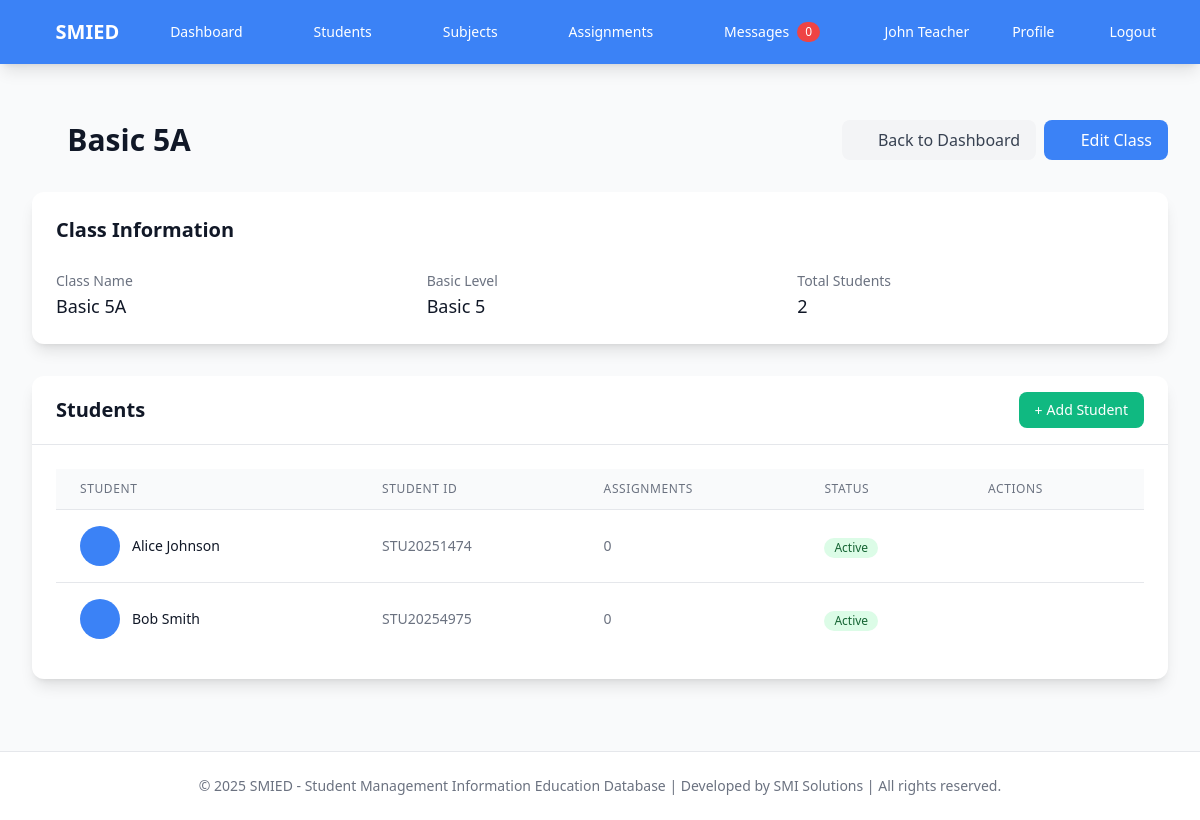
The app's page /teacher/class/1 (signed in) with its own data.
### app.py (models this page shows, shortened)
class User(UserMixin, db.Model):
    id = db.Column(db.Integer, primary_key=True)
    username = db.Column(db.String(80), unique=True, nullable=False)
    email = db.Column(db.String(120), unique=True, nullable=False)
    password_hash = db.Column(db.String(120), nullable=False)
    role = db.Column(db.String(20), nullable=False)  # super_admin, school_admin, teacher, parent
    first_name = db.Column(db.String(50), nullable=False)
    last_name = db.Column(db.String(50), nullable=False)
    profile_picture = db.Column(db.String(200), nullable=True)  # Path to profile picture
    is_active = db.Column(db.Boolean, default=True)  # For teacher activation/deactivation
    school_id = db.Column(db.Integer, db.ForeignKey('school.id'), nullable=True)  # NULL for super_admin
    created_at = db.Column(db.DateTime, default=datetime.utcnow)
    classes = db.relationship('Class', backref='teacher', lazy=True)
    students = db.relationship('Student', backref='parent', lazy=True)
    assignments = db.relationship('Assignment', backref='teacher', lazy=True)
    comments_given = db.relationship('Comment', foreign_keys='Comment.giver_id', backref='giver', lazy=True)
    comments_received = db.relationship('Comment', foreign_keys='Comment.receiver_id', backref='receiver', lazy=True)

class Class(db.Model):
    id = db.Column(db.Integer, primary_key=True)
    name = db.Column(db.String(100), nullable=False)
    grade_level = db.Column(db.String(20), nullable=False)
    teacher_id = db.Column(db.Integer, db.ForeignKey('user.id'), nullable=False)
    school_id = db.Column(db.Integer, db.ForeignKey('school.id'), nullable=False)
    created_at = db.Column(db.DateTime, default=datetime.utcnow)
    students = db.relationship('Student', backref='class_obj', lazy=True)
    subjects = db.relationship('Subject', backref='class_obj', lazy=True)

class Student(db.Model):
    id = db.Column(db.Integer, primary_key=True)
    first_name = db.Column(db.String(50), nullable=False)
    last_name = db.Column(db.String(50), nullable=False)
    student_id = db.Column(db.String(20), unique=True, nullable=False)
    class_id = db.Column(db.Integer, db.ForeignKey('class.id'), nullable=False)
    parent_id = db.Column(db.Integer, db.ForeignKey('user.id'), nullable=True)
    school_id = db.Column(db.Integer, db.ForeignKey('school.id'), nullable=False)
    date_of_birth = db.Column(db.Date)
    created_at = db.Column(db.DateTime, default=datetime.utcnow)
    assignment_records = db.relationship('AssignmentRecord', backref='student', lazy=True)
    comments = db.relationship('Comment', foreign_keys='Comment.student_id', backref='student', lazy=True)

### app.py (the view)
@app.route('/teacher/class/<int:class_id>')
@login_required
def view_class(class_id):
    if current_user.role != 'teacher':
        flash('Access denied', 'error')
        return redirect(url_for('index'))
    class_obj = Class.query.get_or_404(class_id)
    if class_obj.school_id != current_user.school_id or class_obj.teacher_id != current_user.id:
        flash('Access denied', 'error')
        return redirect(url_for('index'))
    return render_template('teacher/view_class.html', class_obj=class_obj)

### app.py (called while the page is built)
@login_manager.user_loader
def load_user(user_id):
    return db.session.get(User, int(user_id))

@app.context_processor
def inject_globals():
    return {
        'date': date,
        'datetime': datetime
    }

### templates/teacher/view_class.html (shortened to what this page needs)
{% extends "base.html" %}
{% block content %}
<div class="flex justify-between items-center mb-8">
    <h1 class="text-3xl font-bold text-gray-900 flex items-center">
        <i class="fas fa-school mr-3"></i>{{ class_obj.name }}
    </h1>
    <div class="flex space-x-2">
        <a href="{{ url_for('teacher_dashboard') }}" class="bg-gray-100 text-gray-700 px-4 py-2 rounded-lg hover:bg-gray-200 transition duration-200">
            <i class="fas fa-arrow-left mr-2"></i>Back to Dashboard
        </a>
        <a href="{{ url_for('edit_class', class_id=class_obj.id) }}" class="bg-primary text-white px-4 py-2 rounded-lg hover:bg-blue-700 transition duration-200">
            <i class="fas fa-edit mr-2"></i>Edit Class
        </a>
    </div>
</div>
<div class="bg-white rounded-xl shadow-lg p-6 mb-8">
    <h2 class="text-xl font-semibold text-gray-900 mb-6">Class Information</h2>
    <div class="grid grid-cols-1 md:grid-cols-3 gap-6">
        <div>
            <label class="text-sm font-medium text-gray-500">Class Name</label>
            <p class="text-lg text-gray-900">{{ class_obj.name }}</p>
        </div>
        <div>
            <label class="text-sm font-medium text-gray-500">Basic Level</label>
            <p class="text-lg text-gray-900">Basic {{ class_obj.grade_level }}</p>
        </div>
        <div>
            <label class="text-sm font-medium text-gray-500">Total Students</label>
            <p class="text-lg text-gray-900">{{ class_obj.students|length }}</p>
        </div>
    </div>
</div>
<div class="bg-white rounded-xl shadow-lg">
    <div class="px-6 py-4 border-b border-gray-200">
        <div class="flex justify-between items-center">
            <h2 class="text-xl font-semibold text-gray-900">Students</h2>
            <button class="bg-success text-white px-4 py-2 rounded-lg hover:bg-green-700 transition duration-200 text-sm">
                <i class="fas fa-plus mr-1"></i>Add Student
            </button>
        </div>
    </div>
    <div class="p-6">
        {% if class_obj.students %}
            <div class="overflow-x-auto">
                <table class="min-w-full divide-y divide-gray-200">
                    <thead class="bg-gray-50">
                        <tr>
                            <th class="px-6 py-3 text-left text-xs font-medium text-gray-500 uppercase tracking-wider">Student</th>
                            <th class="px-6 py-3 text-left text-xs font-medium text-gray-500 uppercase tracking-wider">Student ID</th>
                            <th class="px-6 py-3 text-left text-xs font-medium text-gray-500 uppercase tracking-wider">Assignments</th>
                            <th class="px-6 py-3 text-left text-xs font-medium text-gray-500 uppercase tracking-wider">Status</th>
                            <th class="px-6 py-3 text-left text-xs font-medium text-gray-500 uppercase tracking-wider">Actions</th>
                        </tr>
                    </thead>
                    <tbody class="bg-white divide-y divide-gray-200">
                        {% for student in class_obj.students %}
                        <tr class="hover:bg-gray-50">
                            <td class="px-6 py-4 whitespace-nowrap">
                                <div class="flex items-center">
                                    <div class="w-10 h-10 bg-primary bg-opacity-10 rounded-full flex items-center justify-center mr-3">
                                        <i class="fas fa-user text-primary"></i>
                                    </div>
                                    <div>
                                        <div class="text-sm font-medium text-gray-900">{{ student.first_name }} {{ student.last_name }}</div>
                                    </div>
                                </div>
                            </td>
                            <td class="px-6 py-4 whitespace-nowrap text-sm text-gray-500">{{ student.student_id }}</td>
                            <td class="px-6 py-4 whitespace-nowrap text-sm text-gray-500">{{ student.assignment_records|length }}</td>
                            <td class="px-6 py-4 whitespace-nowrap">
                                <span class="inline-flex items-center px-2.5 py-0.5 rounded-full text-xs font-medium bg-green-100 text-green-800">
                                    Active
                                </span>
                            </td>
                            <td class="px-6 py-4 whitespace-nowrap text-sm font-medium">
                                <button class="text-primary hover:text-blue-700 mr-3">
                                    <i class="fas fa-eye"></i>
                                </button>
                                <button class="text-primary hover:text-blue-700 mr-3">
                                    <i class="fas fa-edit"></i>
                                </button>
                                <button class="text-danger hover:text-red-700">
                                    <i class="fas fa-trash"></i>
                                </button>
                            </td>
                        </tr>
                        {% endfor %}
                    </tbody>
                </table>
            </div>
        {% endif %}
    </div>
</div>
{% endblock %}

### templates/base.html (shortened to what this page needs)
<!DOCTYPE html>
<html lang="en">
<head>
    <script src="https://cdn.tailwindcss.com"></script>
    <link href="https://cdnjs.cloudflare.com/ajax/libs/font-awesome/6.0.0/css/all.min.css" rel="stylesheet">
    <link href="{{ url_for('static', filename='css/style.css') }}" rel="stylesheet">
</head>
<body class="bg-gray-50 min-h-screen">
    <nav class="bg-primary shadow-lg">
        <div class="max-w-7xl mx-auto px-4 sm:px-6 lg:px-8">
            <div class="flex justify-between h-16">
                <div class="flex">
                    <div class="flex-shrink-0 flex items-center">
                        <a href="{{ url_for('index') }}" class="text-white text-xl font-bold flex items-center">
                            <i class="fas fa-graduation-cap mr-2"></i>SMIED
                        </a>
                    </div>
                    <div class="hidden sm:ml-6 sm:flex sm:space-x-8">
                        {% if current_user.is_authenticated %}
                            {% if current_user.role == 'admin' %}
                                <a href="{{ url_for('admin_dashboard') }}" class="text-white hover:text-gray-300 px-3 py-2 rounded-md text-sm font-medium flex items-center">
                                    <i class="fas fa-gauge mr-1"></i>Dashboard
                                </a>
                                <a href="{{ url_for('manage_teachers') }}" class="text-white hover:text-gray-300 px-3 py-2 rounded-md text-sm font-medium flex items-center">
                                    <i class="fas fa-chalkboard-user mr-1"></i>Teachers
                                </a>
                                <a href="{{ url_for('manage_classes') }}" class="text-white hover:text-gray-300 px-3 py-2 rounded-md text-sm font-medium flex items-center">
                                    <i class="fas fa-school mr-1"></i>Classes
                                </a>
                                <a href="{{ url_for('admin_notifications') }}" class="text-white hover:text-gray-300 px-3 py-2 rounded-md text-sm font-medium flex items-center relative">
                                    <i class="fas fa-bell mr-1"></i>Notifications
                                    <span id="notification-count" class="ml-2 inline-flex items-center px-2 py-0.5 rounded-full text-xs font-medium bg-red-500 text-white hidden">0</span>
                                </a>
                            {% elif current_user.role == 'teacher' %}
                                <a href="{{ url_for('teacher_dashboard') }}" class="text-white hover:text-gray-300 px-3 py-2 rounded-md text-sm font-medium flex items-center">
                                    <i class="fas fa-gauge mr-1"></i>Dashboard
                                </a>
                                <a href="{{ url_for('manage_students') }}" class="text-white hover:text-gray-300 px-3 py-2 rounded-md text-sm font-medium flex items-center">
                                    <i class="fas fa-graduation-cap mr-1"></i>Students
                                </a>
                                <a href="{{ url_for('manage_subjects') }}" class="text-white hover:text-gray-300 px-3 py-2 rounded-md text-sm font-medium flex items-center">
                                    <i class="fas fa-book mr-1"></i>Subjects
                                </a>
                                <a href="{{ url_for('manage_assignments') }}" class="text-white hover:text-gray-300 px-3 py-2 rounded-md text-sm font-medium flex items-center">
                                    <i class="fas fa-tasks mr-1"></i>Assignments
                                </a>
                                <a href="{{ url_for('teacher_messages') }}" class="text-white hover:text-gray-300 px-3 py-2 rounded-md text-sm font-medium flex items-center relative">
                                    <i class="fas fa-envelope mr-1"></i>Messages
                                    <span id="teacher-message-count" class="ml-2 inline-flex items-center px-2 py-0.5 rounded-full text-xs font-medium bg-red-500 text-white hidden">0</span>
                                </a>
                            {% endif %}
                        {% endif %}
                    </div>
                </div>
                <div class="hidden sm:ml-6 sm:flex sm:items-center">
                    {% if current_user.is_authenticated %}
                        <div class="ml-3 relative">
                            <div class="flex items-center space-x-4">
                                <span class="text-white text-sm">{{ current_user.first_name }} {{ current_user.last_name }}</span>
                                <a href="{{ url_for('profile') }}" class="text-white hover:text-gray-300 px-3 py-2 rounded-md text-sm font-medium">
                                    <i class="fas fa-user-gear mr-1"></i>Profile
                                </a>
                                <a href="{{ url_for('logout') }}" class="text-white hover:text-gray-300 px-3 py-2 rounded-md text-sm font-medium">
                                    <i class="fas fa-right-from-bracket mr-1"></i>Logout
                                </a>
                            </div>
                        </div>
                    {% else %}
                        <a href="{{ url_for('login') }}" class="text-white hover:text-gray-300 px-3 py-2 rounded-md text-sm font-medium">
                            <i class="fas fa-right-to-bracket mr-1"></i>Login
                        </a>
                    {% endif %}
                </div>
            </div>
        </div>
    </nav>
    <div class="max-w-7xl mx-auto px-4 sm:px-6 lg:px-8 py-4">
    </div>
    <main class="max-w-7xl mx-auto px-2 sm:px-4 lg:px-8 py-4 sm:py-6 dashboard-mobile">
        {% block content %}{% endblock %}
    </main>
    <footer class="bg-white border-t border-gray-200 mt-12">
        <div class="max-w-7xl mx-auto py-6 px-4 sm:px-6 lg:px-8">
            <p class="text-center text-gray-500 text-sm">&copy; 2025 SMIED - Student Management Information Education Database | Developed by SMI Solutions | All rights reserved.</p>
        </div>
    </footer>
</body>
</html>

### static/css/style.css (style rules this page uses)
body { overflow-x: hidden; }
main { max-width: 100%; overflow-x: hidden; }
nav { box-shadow: 0 2px 4px rgba(0, 0, 0, 0.1); }
nav .max-w-7xl { padding-left: 1rem; padding-right: 1rem; }
@media (min-width: 640px) { nav .max-w-7xl { padding-left: 1.5rem; padding-right: 1.5rem; } }
@media (min-width: 1024px) { nav .max-w-7xl { padding-left: 2rem; padding-right: 2rem; } }
nav .h-16 { min-height: 4rem; }
nav a { white-space: nowrap; }
nav .flex.items-center span { display: none; }
@media (min-width: 640px) { nav .flex.items-center span { display: inline; } }
@media (min-width: 769px) { nav .flex-shrink-0 a { font-size: 1.25rem; transition: transform 0.2s; } }

### templates/base.html (style rules this page uses)
:root { --primary-color: #3B82F6; --secondary-color: #6B7280; --accent-color: #10B981; }
.bg-primary { background-color: var(--primary-color) !important; }
.text-primary { color: var(--primary-color) !important; }
.bg-success { background-color: var(--accent-color) !important; }

### records on screen
User: first_name "John", last_name "Teacher"
Class: name "Basic 5A", grade_level "5"
Student: first_name "Alice", last_name "Johnson", student_id "STU20251474", assignment_records|length "0"
Student: first_name "Bob", last_name "Smith", student_id "STU20254975", assignment_records|length "0"

### other values on screen
{{ class_obj.students|length }} "2"
